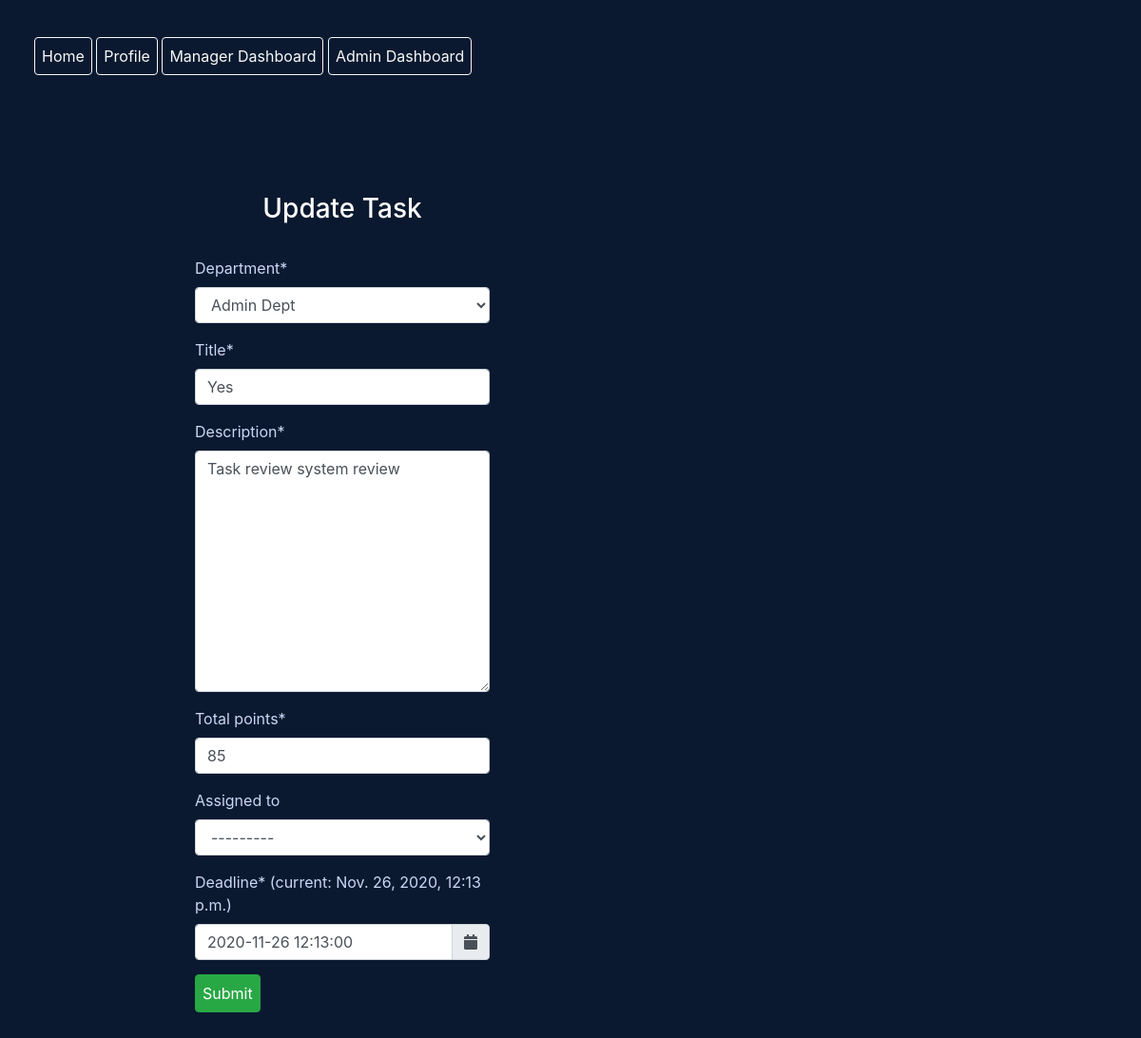
Page /create/update-task/2 (signed in) on the committed database.
### createMode/models.py (models this page shows, shortened)
class Task(models.Model):
	title = models.CharField(max_length=240)
	description = models.TextField()
	total_points = models.PositiveIntegerField(validators=[MinValueValidator(10), MaxValueValidator(100)])
	department = models.ForeignKey(Department, on_delete=models.CASCADE)
	deadline = models.DateTimeField()
	assigned_to = models.ForeignKey(User, on_delete=models.SET_NULL, blank=True, null=True, related_name='assigned_to_user')
	created_by = models.ForeignKey(User, on_delete=models.SET_NULL, blank=True, null=True, related_name='created_by_user')
	created_at = models.DateTimeField(auto_now_add=True)
	submitted = models.BooleanField(default=False)
	reviewed = models.BooleanField(default=False)
	review_id = models.PositiveIntegerField(blank=True, null=True)

### createMode/views.py (the view, shortened to what this page needs)
# urls.py: path('update-task/<int:pk>', TaskUpdateView.as_view(), name='update-task'),
class TaskUpdateView(LoginRequiredMixin, ManagerRequiredMixin, UpdateView):
    model = Task
    form_class = TaskForm
    template_name = 'createMode/update_task.html'
    def get_form_kwargs(self):
        kwargs = super(TaskUpdateView, self).get_form_kwargs()
        kwargs.update({'user': self.request.user})
        return kwargs

### createMode/forms.py
class TaskForm(forms.ModelForm):
	deadline = forms.DateTimeField(
        input_formats=['%d/%m/%Y %H:%M'],
        widget=forms.DateTimeInput(attrs={
            'class': 'form-control datetimepicker-input',
            'data-target': '#datetimepicker1'
        })
       )
	class Meta:
		model = Task
		fields = ('department', 'title', 'description', 'total_points', 'assigned_to', 'deadline')
	def __init__(self, *args, **kwargs):
		department = EmployeeJobInfo.objects.filter(user=kwargs.pop('user'))[0].department
		super(TaskForm, self).__init__(*args, **kwargs)
		self.fields['department'].queryset = Department.objects.filter(pk = department.pk)
		self.fields['assigned_to'].queryset = User.objects.select_related('employeejobinfo').filter(employeejobinfo__department=department)

### core/context_processors.py (called while the page is built)
def check_authorization(request):
	if request.user.is_superuser:
		user_is_admin = True
	else:
		user_is_admin = False
	if request.user.is_authenticated:
		user_is_authenticated = True
		jobinfo = EmployeeJobInfo.objects.filter(user = request.user)[0]
		if jobinfo and jobinfo.isManager == True:
			user_is_manager = True
		else:
			user_is_manager = False
	else:
		user_is_authenticated = False
		user_is_manager = False
	return {
		'user_is_authenticated' : user_is_authenticated,
		'user_is_admin': user_is_admin,
		'user_is_manager' : user_is_manager,
	}

### core/models.py (called while the page is built)
	def __str__(self):
		return self.name

### createMode/views.py (called while the page is built)
    def dispatch(self, request, *args, **kwargs):
        usr = request.user
        usr_job_info = EmployeeJobInfo.objects.get(user=usr)
        if usr.is_authenticated and usr_job_info.isManager:
            pass
        else:
            return redirect('core:index')
        return super().dispatch(request, *args, **kwargs)

### createMode/templates/createMode/update_task.html (shortened to what this page needs)
{% extends 'core/base.html' %}
{% load crispy_forms_tags %}
{% load static %}
{% block head %}
    <link rel="stylesheet" href="https://cdnjs.cloudflare.com/ajax/libs/tempusdominus-bootstrap-4/5.1.2/css/tempusdominus-bootstrap-4.min.css" />
{% endblock %}
{% block content %}
	<div class="infoupdateform container">
		<h3>Update Task</h3>
			<form method="POST" class="form-group">
		  		{% for field in form %}
		  			{% if field.name != "deadline" %}
		  				{{ field|as_crispy_field }}
		  			{% endif %}
		  		{% endfor %}
			  	<label for="datetimepicker1" class="">
	                Deadline* (current: {{ form.deadline.value }})
	            </label>
				<div class="input-group date" id="datetimepicker1" data-target-input="nearest">
			  		{{ form.deadline }}
			 		 <div class="input-group-append" data-target="#datetimepicker1" data-toggle="datetimepicker">
			    		<div class="input-group-text"><i class="fa fa-calendar"></i></div>
			 			 </div>
					</div>
					<button type="submit" class="btn btn-success">Submit</button>
	</div>
{%  endblock %}

### core/static/core/style.css (style rules this page uses)
html, body { background-color: #0a192f; color: rgb(204, 214, 246); }
h1, h2, h3, h4, h5 { color: white; }
.infoupdateform { margin-left: 15%; margin-top: 50px; padding: 25px; width: 30%; }
.btn { margin-top: 15px; padding: 7px; cursor: pointer; }
h3 { padding: 25px 0px; }

### assignment/static/assignment/style.css (style rules this page uses)
h1,h3 { text-align: center; }

### rows in the picture
Task: form "Admin Dept" "Yes" "Task review system review" "85" "---------", deadline "2020-11-26 12:13:00"
